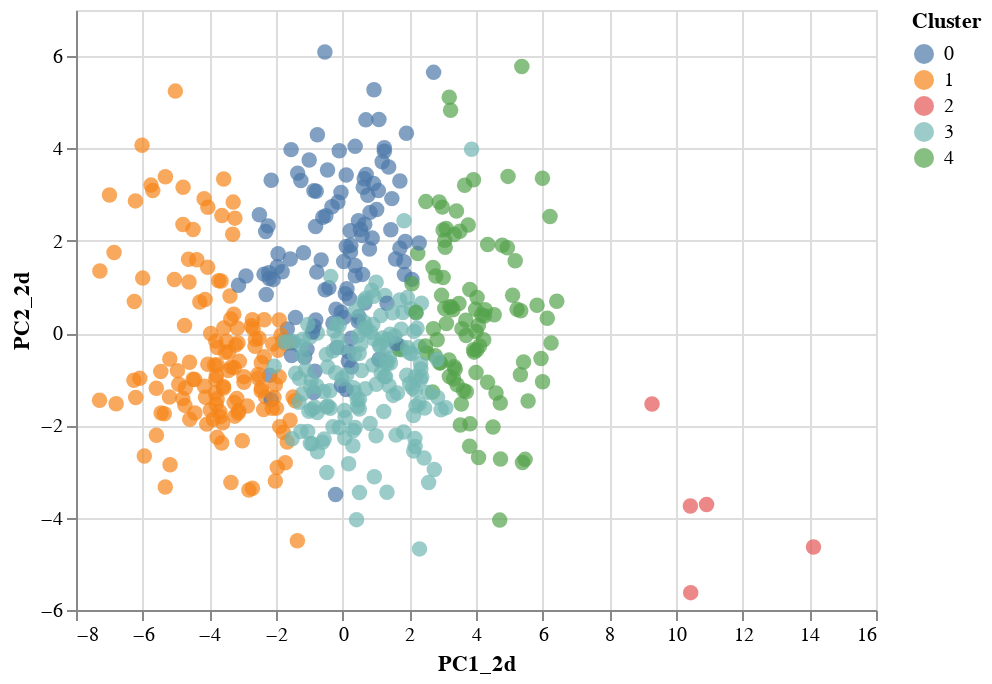

The notebook cell this image was saved under:
### Code cell
base = alt.Chart(plotX_h).mark_circle(size = 60).encode(
    x = "PC1_2d",
    y = "PC2_2d",
    color = 'Cluster:N',
    tooltip = ["Name"]
).interactive()


base

### Figure 1 — Vega-Lite specification as saved in the notebook (floating-point values rounded to 4 significant figures; data arrays with more than 128 entries replaced by an {"elided": "..."} marker saying what was removed)
{"config": {"view": {"continuousWidth": 400, "continuousHeight": 300}}, "data": {"name": "data-0f8c3576976807c54e0f4561ac01ccea"}, "mark": {"type": "circle", "size": 60}, "encoding": {"color": {"type": "nominal", "field": "Cluster"}, "tooltip": [{"type": "nominal", "field": "Name"}], "x": {"type": "quantitative", "field": "PC1_2d"}, "y": {"type": "quantitative", "field": "PC2_2d"}}, "selection": {"selector011": {"type": "interval", "bind": "scales", "encodings": ["x", "y"]}}, "$schema": "https://vega.github.io/schema/vega-lite/v4.8.1.json", "datasets": {"data-0f8c3576976807c54e0f4561ac01ccea": {"elided": "512 records"}}}
